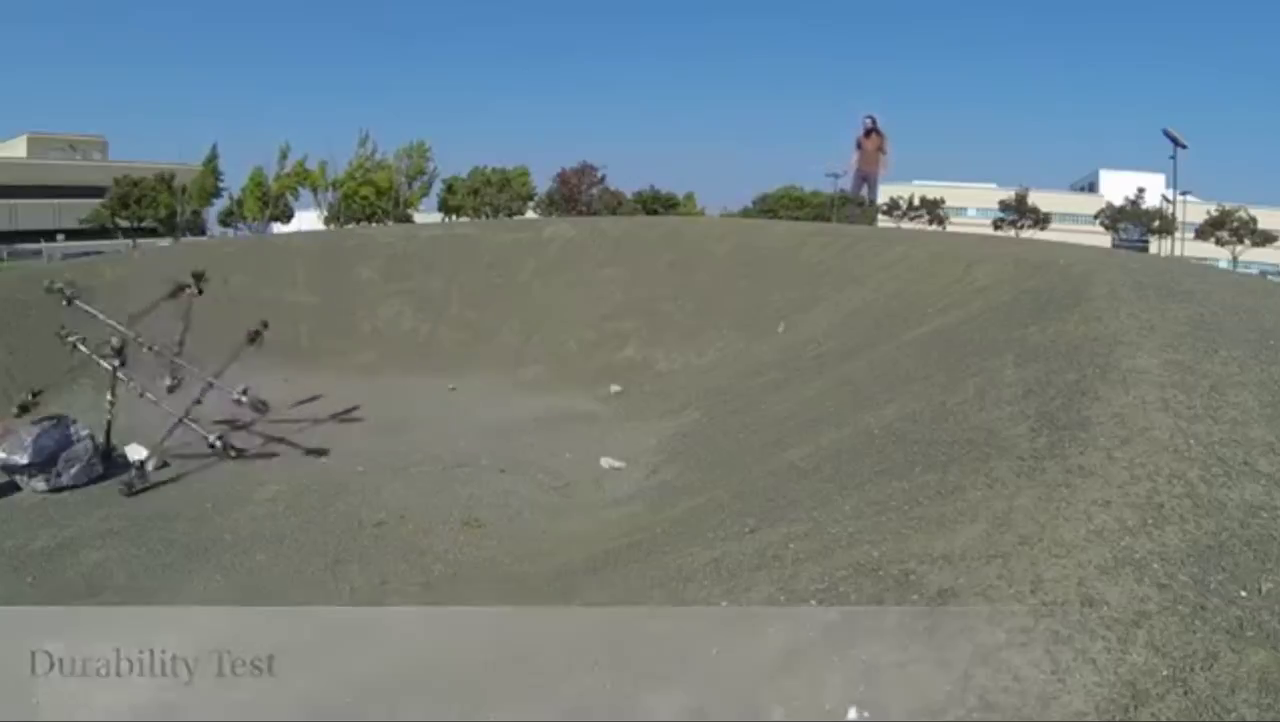
#> input picture frame 30 of presentation/media/clip-superball-3m-drop.mp4, 1280 x 722 px, given in place of 7xadt6_slomo.mp4, which was not available
$ python drop_test_60in_5felts_video_analysis.py
#> lines starting #> are read from the running program, lines starting #| are printed output that depends on the picture; after the words box and inside, x2 and y2 are one past the last pixel; in counts of white or black regions, pixels touching at a corner belong together; pictures that were not available may be replaced by others from this repository, and a replacement may not be noted
#!/usr/bin/env python3
"""Frame-by-frame video kinematics for the 60 in / 5 felts campaign.

Companion to ``drop_test_60in_5felts_analysis.py`` (accelerometer CSVs).
Analyzes the two slow-motion videos @ctrhjk recorded on 2026-07-20 (one drop
per specimen, posted as YouTube Shorts on PR #86 and committed to the branch
by @sgbaird):

    data/drop-tests/60in-5felts-validation/video/7xadt6_slomo.mp4
    data/drop-tests/60in-5felts-validation/video/9GMQYQ_slomo.mp4

Time base
---------
The camera is the Sony RX100 IV in HFR mode at **960 fps** (camera spec posted
by @ctrhjk in PR #67; same workflow as the burn-in-wax videos). The committed
files are YouTube re-encodes in a 30 fps container (encoder tag "Google").
A camera-native HFR clip is conformed to 24p, and a duration-preserving
24->30 conversion duplicates ~1 in 5 frames, so instead of assuming either
published mapping (frame/960 vs frame/1200) this script *detects and removes
duplicated frames* — first by inter-frame pixel difference, then a second
velocity-based pass that catches re-encoded duplicates (isolated frames with
near-zero measured motion in the middle of the descent). The surviving
unique frames are the camera's capture frames and real time is exactly
``unique_frame / 960`` regardless of what the container did. The measured
duplicate fraction is reported (expect ~1/5 for a 24p upload).

Tracking
--------
The orange struts are segmented in HSV. Around impact the mask fragments
under motion blur, so per-frame blob *positions* are unreliable exactly
where it matters. Two correlation trackers are used instead, both operating
on the orange-mask row profile (static orange content — the brown felt top
sheet leaks into the HSV band — is removed by subtracting the median
pre-entry profile):

* **velocity tracker** — normalized cross-correlation of consecutive
  frames' profiles gives the per-frame vertical shift directly (fragments
  translate with the specimen, so the peak tracks true motion through the
  blur); used for event detection, duplicate cleanup, the rebound/brake fit
  and the (scale-free) coefficient of restitution;
* **position tracker** — each descent frame is correlated against a single
  sharp mid-descent reference frame, giving absolute positions with
  independent (non-random-walk) noise; the quadratic fit of that trajectory
  is what calibrates the spatial scale.

Spatial scale + physics cross-checks
------------------------------------
No scale bar is in frame, but the pre-contact descent is ballistic, so its
pixel-space acceleration must equal g:

    scale [px/m] = a_px_per_frame^2 * 960^2 / g

Two checks then validate the calibration chain (960 fps time base + free
fall + the 60 in drop height):

  * tau = v_imp/a, time-to-impact from rest — **scale-free** — vs
    sqrt(2h/g) = 557 ms for 60 in
  * equivalent fall height h = v_imp^2/(2 g) vs 1.524 m

The DAQ campaign metrics (``figures/60in_5felts_metrics.json``) provide the
plate Delta-v and pulse width for cross-reference. Note the rig's rebound
brake: the carriage is caught mid-rebound (the post-impact climb
decelerates at ~2 g and ends in a stationary hold), so the rebound is *not*
ballistic and is never used for calibration.

Requires ``opencv-python-headless``, ``numpy``, ``scipy``, ``matplotlib``.
"""
from __future__ import annotations

import json
from pathlib import Path

import cv2
import numpy as np

import matplotlib
matplotlib.use("Agg")
import matplotlib.pyplot as plt  # noqa: E402

REPO = Path(__file__).resolve().parents[2]
VIDDIR = REPO / "data" / "drop-tests" / "60in-5felts-validation" / "video"
OUTDIR = VIDDIR / "figures"
DAQ_METRICS = (REPO / "data" / "drop-tests" / "60in-5felts-validation"
               / "figures" / "60in_5felts_metrics.json")

VIDEOS = {"7xadt6": "7xadt6_slomo.mp4", "9GMQYQ": "9GMQYQ_slomo.mp4"}

CAPTURE_FPS = 960.0            # RX100 IV HFR capture rate (PR #67 camera spec)
DROP_HEIGHT_M = 60 * 0.0254    # 60 in
GRAVITY = 9.80665
FREE_FALL_S = float(np.sqrt(2 * DROP_HEIGHT_M / GRAVITY))
FREE_FALL_V = float(np.sqrt(2 * GRAVITY * DROP_HEIGHT_M))

# Orange-strut HSV band (dim indoor lighting -> permissive V floor)
HSV_LO = np.array([4, 80, 60])
HSV_HI = np.array([26, 255, 255])

DUP_REL_THRESHOLD = 0.12   # inter-frame diff < 12 % of local median => duplicate
MIN_MASS = 4000.0          # min orange mass (px) for a usable frame
MAX_SHIFT = 80             # consecutive-frame correlation search range (px)


# --------------------------------------------------------------------- I/O
def read_video(path: Path) -> dict:
    """One streaming pass: duplicate-detection diffs + orange row profiles."""
    cap = cv2.VideoCapture(str(path))
    profiles, cc, diffs = [], [], [0.0]
    prev_small = None
    while True:
        ok, fr = cap.read()
#> fr is the input picture: shape (722, 1280, 3); mean B, G, R 129.7, 127.6, 114.9
        if not ok:
            break
        small = cv2.resize(cv2.cvtColor(fr, cv2.COLOR_BGR2GRAY), (90, 160))
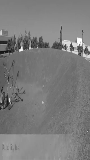
#> small: shape (160, 90); min 17, max 253, mean 124
        if prev_small is not None:
            diffs.append(float(np.mean(np.abs(small.astype(np.int16)
                                              - prev_small.astype(np.int16)))))
        prev_small = small

        hsv = cv2.cvtColor(fr, cv2.COLOR_BGR2HSV)
#> hsv: shape (722, 1280, 3); mean H, S, V 52.2, 52.9, 139.4
        mask = cv2.inRange(hsv, HSV_LO, HSV_HI)
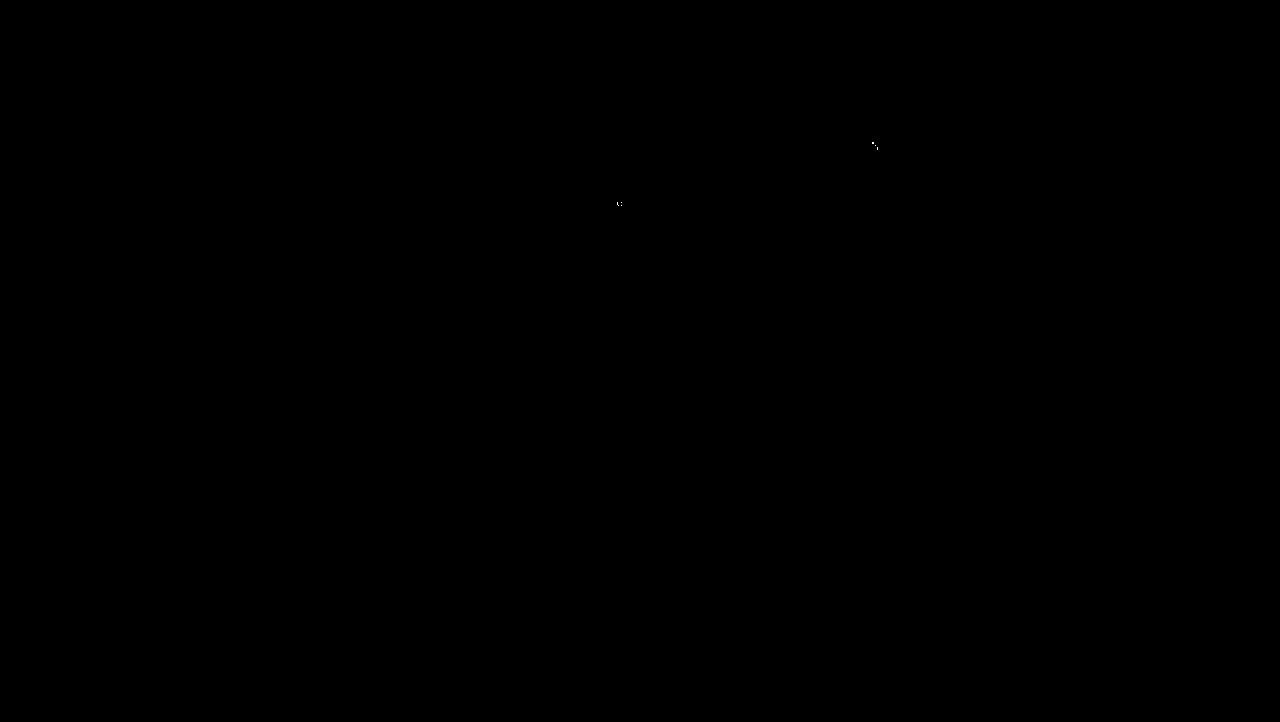
#> mask: shape (722, 1280); 0% white in thin lines or dots, all inside (x1, y1, x2, y2) = (617, 142, 878, 206)
        mask = cv2.morphologyEx(mask, cv2.MORPH_CLOSE, np.ones((5, 5), np.uint8))
#> mask: shape (722, 1280); 0% white; 4 white regions (4 under 20 px)
        profiles.append(mask.sum(axis=1).astype(np.float32) / 255.0)

        # largest connected blob >= 800 px (compression proxy on clean frames)
        nlab, _, st, cen = cv2.connectedComponentsWithStats(mask)
#> nlab = 5; st = [[0, 0, 1280, 722, 924133], [872, 142, 2, 2, 4], [875, 145, 1, 1, 1], [877, 147, 1, 3, 3], [617, 202, 5, 4, 19]]; cen = [[639.5, 360.5], [872.5, 142.5], [875, 145], [877, 148], [619.1, 203.4]]
        best = max(((st[i, cv2.CC_STAT_AREA], i) for i in range(1, nlab)
                    if st[i, cv2.CC_STAT_AREA] >= 800), default=None)
        if best:
            i = best[1]
            cc.append((cen[i][1], st[i, cv2.CC_STAT_TOP],
                       st[i, cv2.CC_STAT_TOP] + st[i, cv2.CC_STAT_HEIGHT],
                       float(best[0])))
        else:
            cc.append((np.nan,) * 4)
    cap.release()
    cy, top, bot, area = (np.array([c[i] for c in cc]) for i in range(4))
    return {"n_frames": len(profiles), "profiles": np.stack(profiles),
            "cc_cy": cy, "cc_top": top, "cc_bot": bot, "cc_area": area,
            "diff": np.array(diffs)}


# [231 lines left out: functions dedup_pixel, _subpixel, _ncc_shift, velocity_series, baseline_velocity, clean_profiles and 3 more, not called in this run]


def main() -> None:
    OUTDIR.mkdir(parents=True, exist_ok=True)
    daq = json.loads(DAQ_METRICS.read_text()) if DAQ_METRICS.exists() else None
    colors = {"7xadt6": "#0072B2", "9GMQYQ": "#D55E00"}
    results = {}

    for spec, fname in VIDEOS.items():
        print(f"== {spec}: {fname}")
        v = read_video(VIDDIR / fname)
        keep0 = dedup_pixel(v)
        r, keep = analyze(v, keep0)
        dup = 1 - len(keep) / v["n_frames"]
        r["keep"] = keep
        r["video"] = {"file": fname, "playback_frames": v["n_frames"],
                      "unique_frames": len(keep),
                      "duplicate_fraction": float(dup),
                      "real_duration_s": float(len(keep) / CAPTURE_FPS)}
        results[spec] = r
        print(f"   {v['n_frames']} -> {len(keep)} unique (dup {dup:.1%} "
              f"incl. {r['n_velocity_dups_removed']} re-encoded), "
              f"real {len(keep)/CAPTURE_FPS:.3f} s")
        print(f"   contact f{r['contact_frame']} -> turnaround "
              f"f{r['turnaround_frame']} ({r['impact_pulse_ms']:.1f} ms pulse), "
              f"catch f{r['catch_frame']}")
        print(f"   pixel-flat descent: a {r['descent_flatness']['a_px_per_frame2']:+.4f}"
              f"±{r['descent_flatness']['a_err']:.4f} px/f^2 vs g-expected "
              f"+{r['descent_flatness']['expected_g_px_per_frame2']:.4f} "
              f"(res {r['descent_flatness']['residual_px_per_frame']:.2f}, "
              f"n {r['descent_flatness']['n_points']})")
        print(f"   scale {r['scale_px_per_m']:.0f} px/m (assumed v_imp "
              f"{FREE_FALL_V:.2f} m/s), v_imp {r['v_impact_px_per_frame']:.1f} px/f")
        print(f"   e* {r['coeff_restitution_scalefree']:.2f}, snapback "
              f"{r['snapback_ratio']:.2f}, v_reb {r['v_rebound_ms']:.2f} m/s, "
              f"brake {r['brake_decel_g'] and round(r['brake_decel_g'], 2)} g, "
              f"catch +{r['catch_delay_ms'] and round(r['catch_delay_ms'])} ms / "
              f"{r['catch_rise_mm'] and round(r['catch_rise_mm'])} mm rise")
        print(f"   compression: {r['specimen_compression']}")

    # figure 05: velocity + descent-position fit
    fig, axes = plt.subplots(2, 2, figsize=(12.5, 8.5), sharex="col")
    for col, (spec, r) in enumerate(results.items()):
        t = (r["series"]["f"] - r["turnaround_frame"]) / CAPTURE_FPS * 1000
        vel_ms = r["series"]["vel"] * CAPTURE_FPS / r["scale_px_per_m"]
        ax = axes[0][col]
        ax.plot(t, vel_ms, ".", ms=2.5, color=colors[spec])
        ax.axvline(0, color="k", ls=":", lw=0.8)
        ax.axhline(0, color="grey", lw=0.5)
        if r["catch_frame"]:
            tcatch = (r["catch_frame"] - r["turnaround_frame"]) / CAPTURE_FPS * 1e3
            ax.axvline(tcatch, color="grey", ls="--", lw=0.7)
            ax.annotate("brake catch", (tcatch, 0.6), fontsize=8, rotation=90)
        ax.set_ylabel("velocity (m/s, down +)")
        ax.set_title(f"{spec} — v_imp {r['v_impact_px_per_frame']:.1f} px/f, "
                     f"pulse {r['impact_pulse_ms']:.1f} ms, "
                     f"e* {r['coeff_restitution_scalefree']:.2f}, "
                     f"brake {r['brake_decel_g']:.1f} g")
        ax.grid(alpha=0.3)

        ax2 = axes[1][col]
        mids, v5 = r["series"]["desc_mids"], r["series"]["desc_v5"]
        coef = r["series"]["coef"]
        td = (mids - r["turnaround_frame"]) / CAPTURE_FPS * 1000
        ax2.plot(td, v5, ".", ms=4, color=colors[spec],
                 label="5-frame-baseline velocity")
        ax2.plot(td, np.polyval(coef, mids), "k--", lw=1.1,
                 label=(f"linear fit: {r['descent_flatness']['a_px_per_frame2']:+.3f} px/f$^2$ "
                        f"(g would be +{r['descent_flatness']['expected_g_px_per_frame2']:.3f})"))
        ax2.set_xlabel("real time from turnaround (ms)  [unique frame / 960]")
        ax2.set_ylabel("descent velocity (px/frame)")
        ax2.legend(fontsize=8)
        ax2.grid(alpha=0.3)
    fig.suptitle("60 in / 5 felts slow-mo — correlation tracking "
                 "(Sony RX100 IV, 960 fps; duplicates removed)")
    fig.tight_layout()
    fig.savefig(OUTDIR / "05_video_kinematics.png", dpi=150)
    plt.close(fig)

    # figure 06: impact zoom (velocity, raw px/frame to keep it scale-honest)
    fig, axes = plt.subplots(1, 2, figsize=(12, 4.5))
    for ax, (spec, r) in zip(axes, results.items()):
        t = (r["series"]["f"] - r["turnaround_frame"]) / CAPTURE_FPS * 1000
        w = (t > -40) & (t < 60)
        ax.plot(t[w], r["series"]["vel"][w], ".-", ms=3.5, lw=0.7,
                color=colors[spec])
        ax.axvline(0, color="k", ls=":", lw=0.8)
        ax.axhline(0, color="grey", lw=0.5)
        tc = (r["contact_frame"] - r["turnaround_frame"]) / CAPTURE_FPS * 1000
        ax.axvline(tc, color="grey", ls="--", lw=0.7)
        daq_w = ""
        if daq:
            pc = [c for c in daq["per_capture"][spec] if c.get("real_impact")]
            daq_w = f" (DAQ pulse {np.mean([c['top_width_ms'] for c in pc]):.1f} ms)"
        ax.set_title(f"{spec} — decel {r['contact_frame']}->"
                     f"{r['turnaround_frame']} = "
                     f"{r['impact_pulse_ms']:.1f} ms{daq_w}")
        ax.set_xlabel("ms from turnaround")
        ax.set_ylabel("velocity (px/frame, down +)")
        ax.grid(alpha=0.3)
    fig.suptitle("Impact zoom — the deceleration to zero happens in 1-3 "
                 "capture frames, corroborating the DAQ's ~1.6 ms pulse")
    fig.tight_layout()
    fig.savefig(OUTDIR / "06_video_impact_zoom.png", dpi=150)
    plt.close(fig)

    # figure 07: montage per specimen
    for spec, r in results.items():
        keep = r["keep"]
        marks = [("entry", r["descent_window"][0]),
                 ("-15 ms", r["turnaround_frame"] - 14),
                 ("contact", r["contact_frame"]),
                 ("turnaround", r["turnaround_frame"]),
                 ("+15 ms", r["turnaround_frame"] + 14),
                 ("brake catch", r["catch_frame"] or r["turnaround_frame"] + 100),
                 ("hold", min(len(keep) - 1, (r["catch_frame"] or 0) + 200))]
        marks = [(lab, int(np.clip(i, 0, len(keep) - 1))) for lab, i in marks]
        got = grab_frames(VIDDIR / VIDEOS[spec], [int(keep[i]) for _, i in marks])
        fig, axes = plt.subplots(1, len(marks), figsize=(2.6 * len(marks), 6.2))
        for ax, (lab, ci) in zip(axes, marks):
            ax.imshow(got[int(keep[ci])])
            tms = (ci - r["turnaround_frame"]) / CAPTURE_FPS * 1000
            ax.set_title(f"{lab}\n{tms:+.1f} ms", fontsize=9)
            ax.axis("off")
        fig.suptitle(f"{spec} — impact sequence (real ms from turnaround, "
                     f"unique frame / 960 fps)")
        fig.tight_layout()
        fig.savefig(OUTDIR / f"07_video_montage_{spec}.png", dpi=110)
        plt.close(fig)

    # ---------------------------------------------------------------- metrics
    out = {"capture_fps": CAPTURE_FPS, "drop_height_m": DROP_HEIGHT_M,
           "free_fall_reference": {"tau_s": FREE_FALL_S, "v_ms": FREE_FALL_V},
           "specimens": {}}
    for spec, r in results.items():
        rr = {k: val for k, val in r.items() if k not in ("series", "keep")}
        if daq:
            pc = [c for c in daq["per_capture"][spec] if c.get("real_impact")]
            rr["daq_reference"] = {
                "n_captures": len(pc),
                "mean_ch5_dv_ms": float(np.mean([c["ch5_dv_ms"] for c in pc])),
                "mean_top_width_ms": float(np.mean([c["top_width_ms"] for c in pc])),
                "mean_ch5_width_ms": float(np.mean([c["ch5_width_ms"] for c in pc])),
            }
        out["specimens"][spec] = rr
    (OUTDIR / "video_metrics.json").write_text(json.dumps(out, indent=2))
    print(f"\nwrote {OUTDIR/'video_metrics.json'} + 4 figures")


if __name__ == "__main__":
    main()

$ run again, starting later in the video
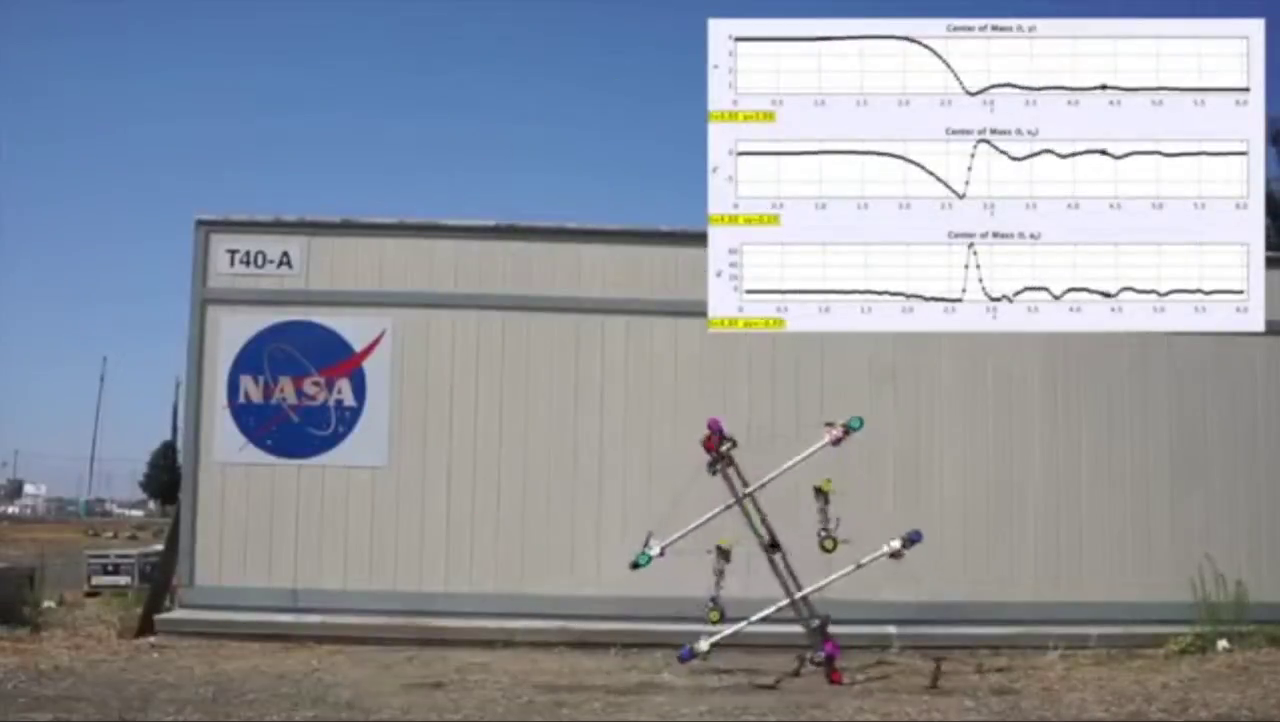
#> input picture frame 240 of presentation/media/clip-superball-3m-drop.mp4, 1280 x 722 px, given in place of 7xadt6_slomo.mp4, which was not available
#> in read_video, fr is the input picture: shape (722, 1280, 3); mean B, G, R 161.6, 151.2, 145.8
#> in read_video, `small = cv2.resize(cv2.cvtColor(fr, cv2.COLOR_BGR2GRAY), (90, 160))`:
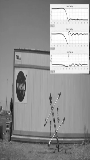
#> small: shape (160, 90); min 19, max 255, mean 150.6
#> hsv: shape (722, 1280, 3); mean H, S, V 62.7, 47, 168.4
#> in read_video, `mask = cv2.morphologyEx(mask, cv2.MORPH_CLOSE, np.ones((5, 5), np.uint..`:
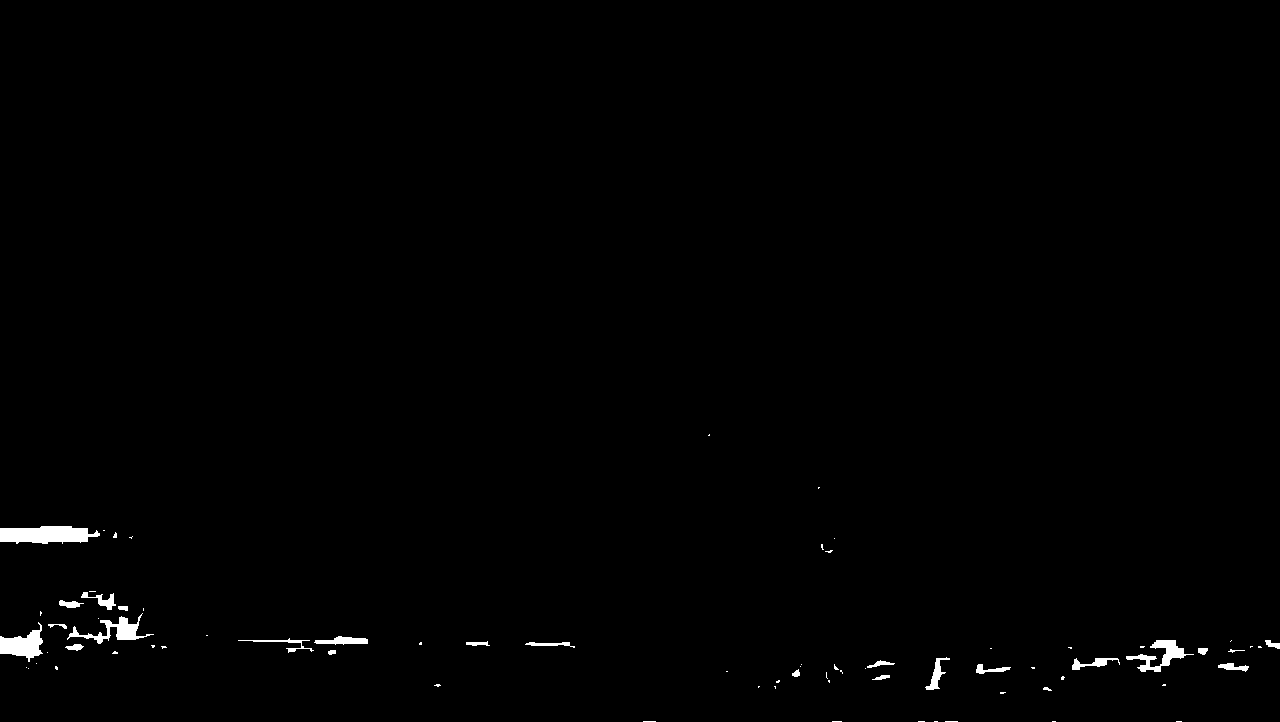
#> mask: shape (722, 1280); 0.7% white; 76 white regions (51 under 20 px), largest, box (x1, y1, x2, y2) and area: (0, 526, 100, 544) 1371, (0, 622, 43, 662) 854, (67, 613, 154, 644) 744
#> nlab = 77; st = 77 rows, first 6: [0, 0, 1280, 722, 917711], [708, 434, 2, 2, 3], [818, 487, 2, 2, 3], [0, 526, 100, 18, 1371], [103, 530, 2, 1, 2], [113, 532, 4, 6, 17]; cen = 77 pairs, first value 22.36 to 1272.2, second value 358.7 to 721
#> best = (1371, 3)
#> i = 3
